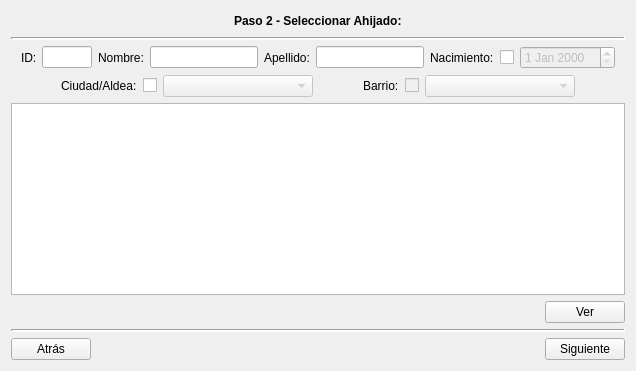
      <widget class="QWidget" name="tab_relationship1">
       <attribute name="title">
        <string>ap2</string>
       </attribute>
       <layout class="QVBoxLayout" name="verticalLayout_23">
        <item>
         <layout class="QHBoxLayout" name="horizontalLayout_78">
          <item>
           <spacer name="horizontalSpacer_49">
            <property name="orientation">
             <enum>Qt::Horizontal</enum>
            </property>
            <property name="sizeHint" stdset="0">
             <size>
              <width>40</width>
              <height>20</height>
             </size>
            </property>
           </spacer>
          </item>
          <item>
           <widget class="QLabel" name="label_58">
            <property name="text">
             <string>&lt;html&gt;&lt;head/&gt;&lt;body&gt;&lt;p&gt;&lt;span style=&quot; font-size:9pt; font-weight:600;&quot;&gt;Paso 2 - Seleccionar Ahijado:&lt;/span&gt;&lt;/p&gt;&lt;/body&gt;&lt;/html&gt;</string>
            </property>
           </widget>
          </item>
          <item>
           <spacer name="horizontalSpacer_50">
            <property name="orientation">
             <enum>Qt::Horizontal</enum>
            </property>
            <property name="sizeHint" stdset="0">
             <size>
              <width>40</width>
              <height>20</height>
             </size>
            </property>
           </spacer>
          </item>
         </layout>
        </item>
        <item>
         <widget class="Line" name="line_5">
          <property name="lineWidth">
           <number>2</number>
          </property>
          <property name="orientation">
           <enum>Qt::Horizontal</enum>
          </property>
         </widget>
        </item>
        <item>
         <layout class="QHBoxLayout" name="horizontalLayout_104">
          <item>
           <spacer name="horizontalSpacer_70">
            <property name="orientation">
             <enum>Qt::Horizontal</enum>
            </property>
            <property name="sizeType">
             <enum>QSizePolicy::Fixed</enum>
            </property>
            <property name="sizeHint" stdset="0">
             <size>
              <width>10</width>
              <height>20</height>
             </size>
            </property>
           </spacer>
          </item>
          <item>
           <layout class="QHBoxLayout" name="horizontalLayout_105">
            <item>
             <widget class="QLabel" name="label_77">
              <property name="maximumSize">
               <size>
                <width>15</width>
                <height>16777215</height>
               </size>
              </property>
              <property name="text">
               <string>ID:</string>
              </property>
             </widget>
            </item>
            <item>
             <widget class="QLineEdit" name="tab3_GodSon_ID">
              <property name="sizePolicy">
               <sizepolicy hsizetype="Fixed" vsizetype="Fixed">
                <horstretch>0</horstretch>
                <verstretch>0</verstretch>
               </sizepolicy>
              </property>
              <property name="maximumSize">
               <size>
                <width>50</width>
                <height>16777215</height>
               </size>
              </property>
              <property name="toolTip">
               <string>&lt;html&gt;&lt;head/&gt;&lt;body&gt;&lt;p&gt;Ingrese el ID de cuatro dígitos del ahijado.&lt;/p&gt;&lt;p&gt;Ejemplo: A123&lt;/p&gt;&lt;/body&gt;&lt;/html&gt;</string>
              </property>
              <property name="text">
               <string/>
              </property>
             </widget>
            </item>
           </layout>
          </item>
          <item>
           <layout class="QHBoxLayout" name="horizontalLayout_106">
            <item>
             <widget class="QLabel" name="label_78">
              <property name="text">
               <string>Nombre:</string>
              </property>
             </widget>
            </item>
            <item>
             <widget class="QLineEdit" name="tab3_GodSon_Name">
              <property name="toolTip">
               <string>&lt;html&gt;&lt;head/&gt;&lt;body&gt;&lt;p&gt;Ingrese el nombre del ahijado.&lt;/p&gt;&lt;/body&gt;&lt;/html&gt;</string>
              </property>
             </widget>
            </item>
           </layout>
          </item>
          <item>
           <layout class="QHBoxLayout" name="horizontalLayout_107">
            <item>
             <widget class="QLabel" name="label_79">
              <property name="text">
               <string>Apellido:</string>
              </property>
             </widget>
            </item>
            <item>
             <widget class="QLineEdit" name="tab3_GodSon_Surname">
              <property name="toolTip">
               <string>&lt;html&gt;&lt;head/&gt;&lt;body&gt;&lt;p&gt;Ingrese el apellido del ahijado.&lt;/p&gt;&lt;/body&gt;&lt;/html&gt;</string>
              </property>
             </widget>
            </item>
           </layout>
          </item>
          <item>
           <layout class="QHBoxLayout" name="horizontalLayout_108">
            <item>
             <widget class="QLabel" name="label_80">
              <property name="text">
               <string>Nacimiento:</string>
              </property>
             </widget>
            </item>
            <item>
             <widget class="QCheckBox" name="tab3_GodSon_DateCheckBox">
              <property name="text">
               <string/>
              </property>
             </widget>
            </item>
            <item>
             <widget class="QDateEdit" name="tab3_GodSon_Date">
              <property name="enabled">
               <bool>false</bool>
              </property>
              <property name="sizePolicy">
               <sizepolicy hsizetype="Expanding" vsizetype="Fixed">
                <horstretch>0</horstretch>
                <verstretch>0</verstretch>
               </sizepolicy>
              </property>
              <property name="toolTip">
               <string>&lt;html&gt;&lt;head/&gt;&lt;body&gt;&lt;p&gt;Ingrese la fecha de nacimiento del ahijado.&lt;/p&gt;&lt;p&gt;Ejemplo: 20/01/1999&lt;/p&gt;&lt;/body&gt;&lt;/html&gt;</string>
              </property>
             </widget>
            </item>
           </layout>
          </item>
          <item>
           <spacer name="horizontalSpacer_71">
            <property name="orientation">
             <enum>Qt::Horizontal</enum>
            </property>
            <property name="sizeType">
             <enum>QSizePolicy::Fixed</enum>
            </property>
            <property name="sizeHint" stdset="0">
             <size>
              <width>10</width>
              <height>20</height>
             </size>
            </property>
           </spacer>
          </item>
         </layout>
        </item>
        <item>
         <layout class="QHBoxLayout" name="horizontalLayout_75">
          <item>
           <spacer name="horizontalSpacer_67">
            <property name="orientation">
             <enum>Qt::Horizontal</enum>
            </property>
            <property name="sizeType">
             <enum>QSizePolicy::Fixed</enum>
            </property>
            <property name="sizeHint" stdset="0">
             <size>
              <width>50</width>
              <height>20</height>
             </size>
            </property>
           </spacer>
          </item>
          <item>
           <layout class="QHBoxLayout" name="horizontalLayout_76">
            <item>
             <widget class="QLabel" name="label_75">
              <property name="text">
               <string>Ciudad/Aldea:</string>
              </property>
             </widget>
            </item>
            <item>
             <widget class="QCheckBox" name="tab3_GodSon_CityCheckBox">
              <property name="text">
               <string/>
              </property>
             </widget>
            </item>
            <item>
             <widget class="QComboBox" name="tab3_GodSon_City">
              <property name="enabled">
               <bool>false</bool>
              </property>
              <property name="sizePolicy">
               <sizepolicy hsizetype="Expanding" vsizetype="Fixed">
                <horstretch>0</horstretch>
                <verstretch>0</verstretch>
               </sizepolicy>
              </property>
              <property name="minimumSize">
               <size>
                <width>150</width>
                <height>0</height>
               </size>
              </property>
              <property name="toolTip">
               <string>&lt;html&gt;&lt;head/&gt;&lt;body&gt;&lt;p&gt;Seleccione la ciudad o aldea del ahijado.&lt;/p&gt;&lt;/body&gt;&lt;/html&gt;</string>
              </property>
              <property name="editable">
               <bool>false</bool>
              </property>
             </widget>
            </item>
           </layout>
          </item>
          <item>
           <spacer name="horizontalSpacer_68">
            <property name="orientation">
             <enum>Qt::Horizontal</enum>
            </property>
            <property name="sizeHint" stdset="0">
             <size>
              <width>40</width>
              <height>20</height>
             </size>
            </property>
           </spacer>
          </item>
          <item>
           <layout class="QHBoxLayout" name="horizontalLayout_77">
            <item>
             <widget class="QLabel" name="label_76">
              <property name="text">
               <string>Barrio:</string>
              </property>
             </widget>
            </item>
            <item>
             <widget class="QCheckBox" name="tab3_GodSon_NeighborhoodCheckBox">
              <property name="enabled">
               <bool>false</bool>
              </property>
              <property name="text">
               <string/>
              </property>
              <property name="checked">
               <bool>false</bool>
              </property>
             </widget>
            </item>
            <item>
             <widget class="QComboBox" name="tab3_GodSon_Neighborhood">
              <property name="enabled">
               <bool>false</bool>
              </property>
              <property name="sizePolicy">
               <sizepolicy hsizetype="Expanding" vsizetype="Fixed">
                <horstretch>40</horstretch>
                <verstretch>0</verstretch>
               </sizepolicy>
              </property>
              <property name="minimumSize">
               <size>
                <width>150</width>
                <height>0</height>
               </size>
              </property>
              <property name="toolTip">
               <string>&lt;html&gt;&lt;head/&gt;&lt;body&gt;&lt;p&gt;Seleccione el barrio del ahijado.&lt;/p&gt;&lt;/body&gt;&lt;/html&gt;</string>
              </property>
              <property name="editable">
               <bool>false</bool>
              </property>
             </widget>
            </item>
           </layout>
          </item>
          <item>
           <spacer name="horizontalSpacer_69">
            <property name="orientation">
             <enum>Qt::Horizontal</enum>
            </property>
            <property name="sizeType">
             <enum>QSizePolicy::Fixed</enum>
            </property>
            <property name="sizeHint" stdset="0">
             <size>
              <width>50</width>
              <height>20</height>
             </size>
            </property>
           </spacer>
          </item>
         </layout>
        </item>
        <item>
         <widget class="QTableView" name="tab3_Table"/>
        </item>
        <item>
         <layout class="QHBoxLayout" name="horizontalLayout_80">
          <item>
           <spacer name="horizontalSpacer_52">
            <property name="orientation">
             <enum>Qt::Horizontal</enum>
            </property>
            <property name="sizeHint" stdset="0">
             <size>
              <width>40</width>
              <height>20</height>
             </size>
            </property>
           </spacer>
          </item>
          <item>
           <widget class="QPushButton" name="tab3_Open">
            <property name="text">
             <string>Ver</string>
            </property>
           </widget>
          </item>
         </layout>
        </item>
        <item>
         <widget class="Line" name="line_6">
          <property name="lineWidth">
           <number>2</number>
          </property>
          <property name="orientation">
           <enum>Qt::Horizontal</enum>
          </property>
         </widget>
        </item>
        <item>
         <layout class="QHBoxLayout" name="horizontalLayout_79">
          <item>
           <widget class="QPushButton" name="tab3_Back">
            <property name="text">
             <string>Atrás</string>
            </property>
           </widget>
          </item>
          <item>
           <spacer name="horizontalSpacer_51">
            <property name="orientation">
             <enum>Qt::Horizontal</enum>
            </property>
            <property name="sizeHint" stdset="0">
             <size>
              <width>40</width>
              <height>20</height>
             </size>
            </property>
           </spacer>
          </item>
          <item>
           <widget class="QPushButton" name="tab3_Next">
            <property name="text">
             <string>Siguiente</string>
            </property>
           </widget>
          </item>
         </layout>
        </item>
       </layout>
      </widget>
